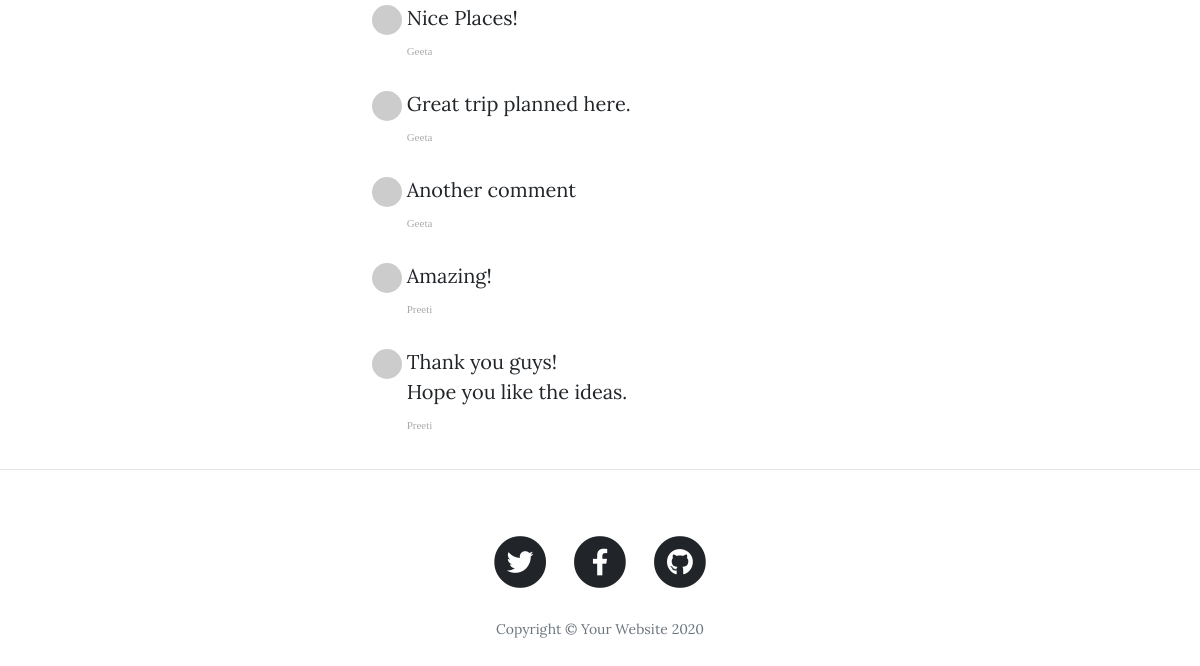
/post/1 (lower part), run on an earlier commit of the app's database.
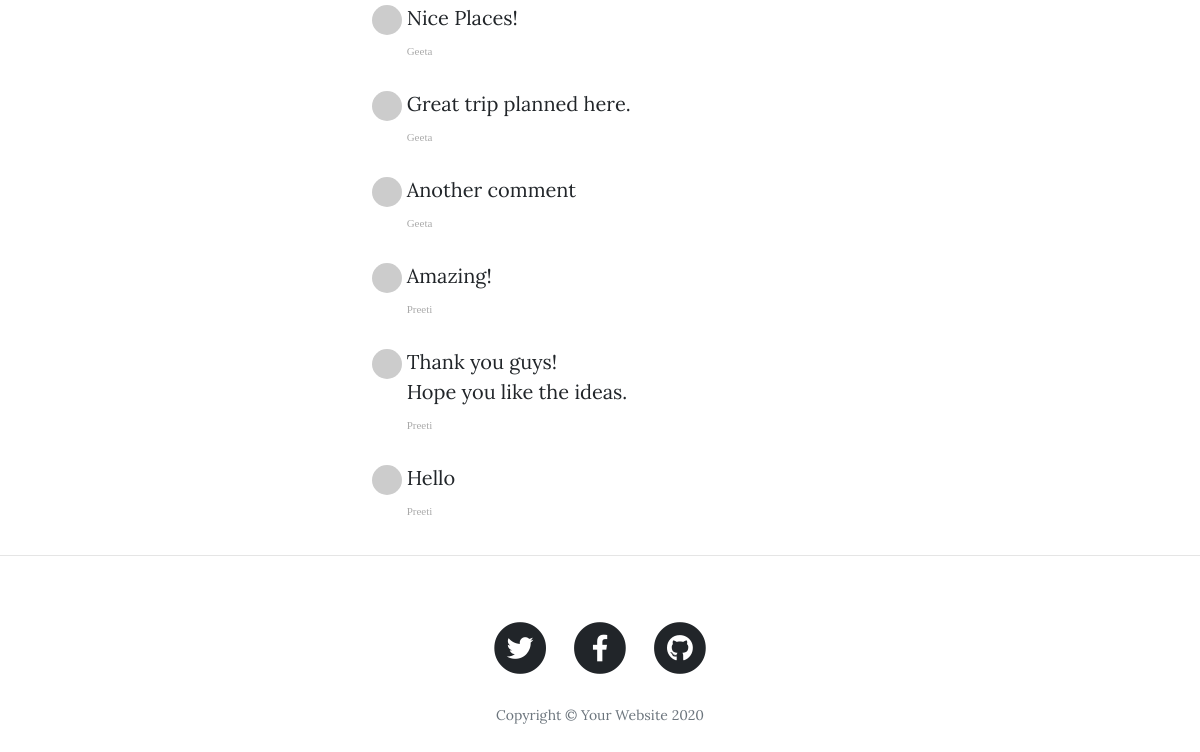
And on a later commit of the database.
### main.py (models this page shows)
class Comment(db.Model):
    __tablename__ = "comments"
    id = db.Column(db.Integer, primary_key = True)
    text = db.Column(db.Text, nullable=False)
    author_id = db.Column(db.Integer, ForeignKey('user.id'))
    comment_author = relationship('User', back_populates = 'comments')
    post_id = db.Column(db.Integer, ForeignKey('blog_posts.id'))
    parent_post = relationship('BlogPost', back_populates = 'comments')

class User(UserMixin,db.Model):
    __tablename__ = 'user'
    id = db.Column(db.Integer, primary_key= True)
    name = db.Column(db.String, nullable=False)
    email = db.Column(db.String, nullable=False)
    password = db.Column(db.String, nullable=False)
    posts = relationship('BlogPost', back_populates = 'author')
    comments = relationship('Comment', back_populates = 'comment_author')

### main.py (the view, shortened to what this page needs)
@app.route("/post/<int:post_id>", methods = ["GET","POST"])
def show_post(post_id):
    requested_post = BlogPost.query.get(post_id)
    form = CommentForm()
    return render_template("post.html", post=requested_post,form = form, current_user = current_user, gravatar = gravatar)

### templates/post.html (shortened to what this page needs)
{% include "header.html" %}
{% import "bootstrap/wtf.html" as wtf %}
  <article>
    <div class="container">
      <div class="row">
        <div class="col-lg-8 col-md-10 mx-auto">
          <div class="col-lg-8 col-md-10 mx-auto comment">
              {% for comment in post.comments: %}
              <ul class="commentList">
                <li>
                    <div class="commenterImage">
                      <img src="{{ 'zzz.sochi@gmail.com' | gravatar }}"/>
                    </div>
                    <div class="commentText">
                      <p>{{ comment.text|safe }}</p>
                      <span class="date sub-text">{{ comment.comment_author.name }}</span>
                    </div>
                </li>
              </ul>
              {% endfor %}
            </div>
          </div>
      </div>
    </div>
  </article>
  <hr>
{% include "footer.html" %}

### templates/header.html (shortened to what this page needs)
<!DOCTYPE html>
<html lang="en">
<head>
  <link href="{{ url_for('static', filename='vendor/bootstrap/css/bootstrap.min.css') }}" rel="stylesheet">
  <link href="{{ url_for('static', filename='vendor/fontawesome-free/css/all.min.css')}}" rel="stylesheet" type="text/css">
  <link href="{{ url_for('static', filename='css/clean-blog.min.css')}}" rel="stylesheet">
</head>
<body>

### templates/footer.html (shortened to what this page needs)
  <footer>
    <div class="container">
      <div class="row">
        <div class="col-lg-8 col-md-10 mx-auto">
          <ul class="list-inline text-center">
            <li class="list-inline-item">
              <a href="#">
                <span class="fa-stack fa-lg">
                  <i class="fas fa-circle fa-stack-2x"></i>
                  <i class="fab fa-twitter fa-stack-1x fa-inverse"></i>
                </span>
              </a>
            </li>
            <li class="list-inline-item">
              <a href="#">
                <span class="fa-stack fa-lg">
                  <i class="fas fa-circle fa-stack-2x"></i>
                  <i class="fab fa-facebook-f fa-stack-1x fa-inverse"></i>
                </span>
              </a>
            </li>
            <li class="list-inline-item">
              <a href="#">
                <span class="fa-stack fa-lg">
                  <i class="fas fa-circle fa-stack-2x"></i>
                  <i class="fab fa-github fa-stack-1x fa-inverse"></i>
                </span>
              </a>
            </li>
          </ul>
          <p class="copyright text-muted">Copyright &copy; Your Website 2020</p>
        </div>
      </div>
    </div>
  </footer>
</body>
</html>

What changed in the data, as far as the page shows it:
added Comment: text "Hello", comment_author.name "Preeti"
